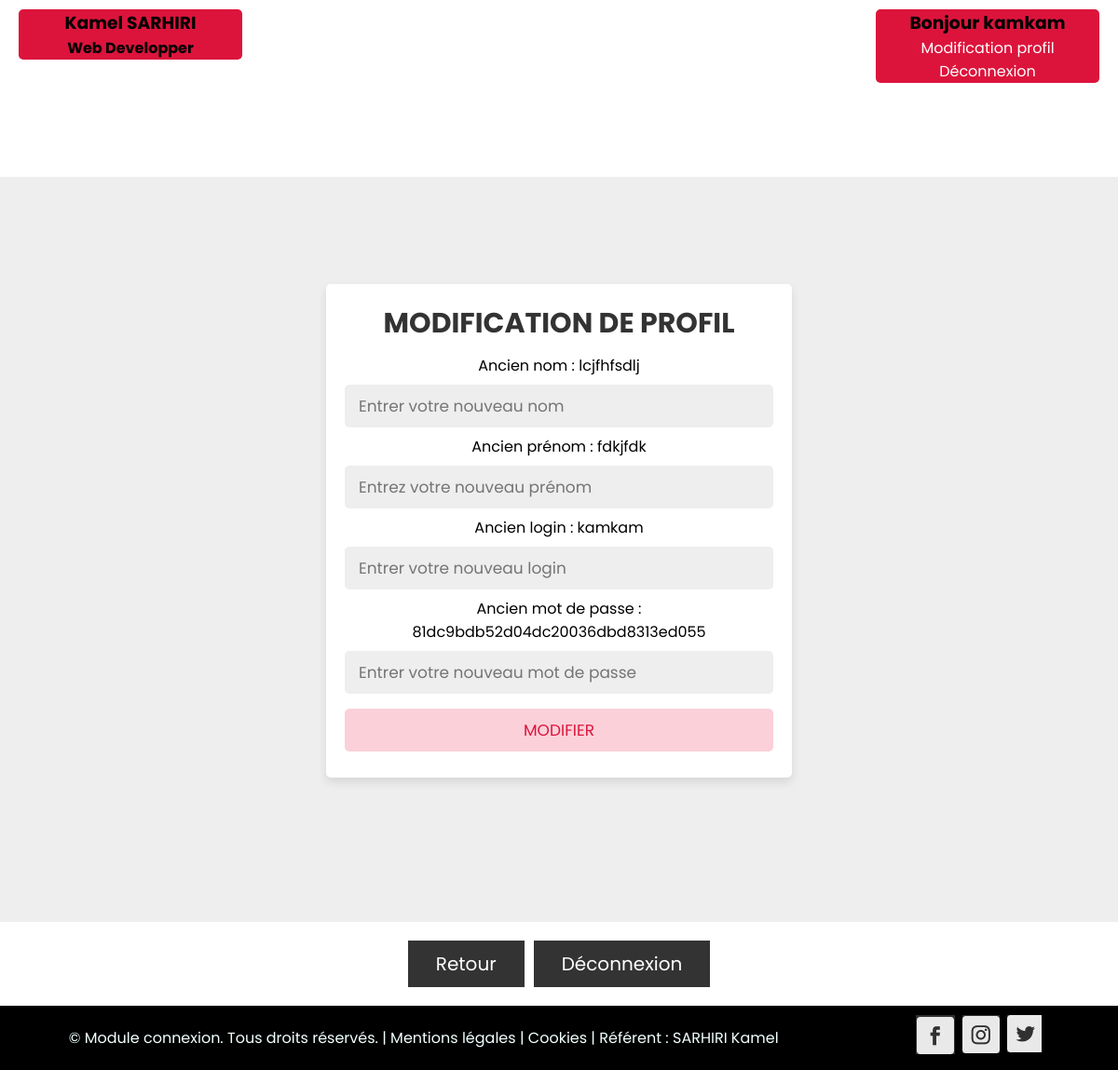
Screenshot of /update_profileadmin.php (signed in) with the database file from the repository.
### tables this page shows
CREATE TABLE IF NOT EXISTS `utilisateurs2` (
  `id` int(11) NOT NULL AUTO_INCREMENT,
  `login` varchar(255) NOT NULL,
  `prenom` varchar(255) NOT NULL,
  `nom` varchar(255) NOT NULL,
  `password` varchar(255) NOT NULL,
  `usertype` varchar(255) NOT NULL DEFAULT 'user',
  PRIMARY KEY (`id`)
);

### update_profileadmin.php (the view, shortened to what this page needs)
<?php
@include 'config.php';
$select = "SELECT * FROM utilisateurs2 WHERE login = '".$_SESSION['admin_name']."'";
    $result = mysqli_query($conn, $select);
    if(mysqli_num_rows($result) > 0){
    $row = mysqli_fetch_assoc($result);
}
?>
<!DOCTYPE html>
<html lang="fr">
<head>
    <link rel="stylesheet" href="style2.css" media="screen" type="text/css" />
</head>
<body>
    <header>
        <div class="container">
            <div id="left">
                <h3>Kamel SARHIRI</h3>
                <h4>Web Developper</h4>
            </div>
            <div id="right">
                <?php
                    if (isset($_GET['deconnexion'])){
                        if($_GET['deconnexion']==true){
                            session_unset();
                            header('Location: Index.php');
                        }
                    }
                    else if(isset($_SESSION['admin_name'])){
                        $user = $_SESSION['admin_name'];
                        echo "<div id='center'>
                                <h3>Bonjour $user</h3>
                            </div>";
                        if ($user != 'admin') {
                            echo "<nav>
                                <ul>
                                    <li><a class='a_head'href='update_profile.php'>Modification profil</a></li>
                                    <li><a class='a_head' href='logout.php'>Déconnexion</a></li>
                                </ul>
                            </nav>";
                        }
                    }
                ?>
            </div>
        </div>
    </header>
    <br>
    <br>
    <br>
    <br>
    <br>
    <br>
    <div class="form-container">
        <form action="" method="post" enctype="multipart/form-data">
            <h3>Modification de profil</h3>
            <span>Ancien nom : </span><?php echo "$row[nom]"?>
            <input type="text" name="name" value="" placeholder="Entrer votre nouveau nom">
            <span>Ancien prénom : </span><?php echo "$row[prenom]"?>
            <input type="text" name="lastname" value="" placeholder="Entrez votre nouveau prénom">
            <span>Ancien login : </span><?php echo "$row[login]"?>
            <input type="text" name="login" value="" placeholder="Entrer votre nouveau login">
             <span>Ancien mot de passe : </span><?php echo "$row[password]"?>
            <input type="password" name="cpassword" value="" placeholder="Entrer votre nouveau mot de passe">
            <input type="submit" name="submit" value="Modifier" class="form-btn">
        </form>
    </div>
    <div class="container">
            <div class=content>
                <a href="admin_page.php" class="btn">Retour</a>
            </div>
            <div class=content>
                <a href="logout.php" class="btn">Déconnexion</a>
            </div>
        </div>
        <footer class="footer_2" style="padding-top: 10px; padding-bottom: 10px">
        <div>
            <p>
                © Module connexion. Tous droits réservés. | Mentions légales | Cookies |
                Référent  : SARHIRI Kamel
            </p>
        </div>
        <div>
            <ul class="reseaux">
                <li>
                    <a
                        href="https://www.facebook.com/ksarhi"
                        title="Suivez sur Facebook"
                        target="_blank"
                    >
                        <img
                        loading="lazy"
                        src="footer-picto-facebook.jpg"
                        alt="Suivez sur Facebook"
                        title="Suivez sur Facebook"
                        height="auto"
                        width="auto"
                        />
                    </a>
                </li>
                <li>
                    <a
                        href="https://www.instagram.com/kamelsarhi/"
                        title="Suivez sur Instagram"
                        target="_blank"
                    >
                        <img
                        src="footer-picto-instagram.jpg"
                        alt="Suivez sur Instagram"
                        title="Suivez sur Instagram"
                        height="auto"
                        width="auto"
                        />
                    </a>
                </li>
                <li>
                    <a
                        href="https://twitter.com/fcbarcelona_fra"
                        title="Suivez sur Twitter"
                        target="_blank"
                    >
                        <img
                        loading="lazy"
                        src="footer-picto-twitter.jpg"
                        alt="Suivez sur Twitter"
                        title="Suivez sur Twitter"
                        height="auto"
                        width="auto"
                        />
                    </a>
                </li>
            </ul>
        </div>
    </footer>
</body>
</html>

### style2.css (style rules this page uses)
* { margin: 0; padding: 0; box-sizing: border-box; outline: none; border: none; font-family: "Poppins", sans-serif; }
.container { display: flex; align-items: center; justify-content: center; padding: 20px; }
.container .content { text-align: center; }
.container .content .btn { display: inline-block; padding: 10px 30px; font-size: 20px; background: #333; color: #fff; margin: 0 5px; text-decoration: none; text-transform: capitalize; }
.form-container { min-height: 100vh; display: flex; align-items: center; justify-content: center; padding: 20px; padding-bottom: 60px; background: #eee; }
.form-container form { padding: 20px; border-radius: 5px; box-shadow: 0 5px 10px rgba(0, 0, 0, 0.1); background: #fff; text-align: center; width: 500px; }
.form-container form h3 { font-size: 30px; text-transform: uppercase; margin-bottom: 10px; color: #333; }
.form-container form input, .form-container form select { width: 100%; padding: 10px 15px; margin: 8px 0; font-size: 17px; background: #eee; border-radius: 5px; }
.form-container form .form-btn { background: #fbd0d9; color: crimson; text-transform: uppercase; text-transform: capitalize font-size: 20px; cursor: pointer; }
#left { background: crimson; width: 20%; position: absolute; top: 10px; left: 10px; margin-left: 10px; border-radius: 5px; text-align: center; }
#right { background: crimson; width: 20%; position: absolute; top: 10px; right: 10px; margin-right: 10px; border-radius: 5px; text-align: center; }
#right a { color: #fff; text-decoration: none; }
#right ul { list-style: none; }
.footer_2 { display: flex; flex-flow: row wrap; justify-content: space-around; align-items: center; background-color: #000000; color: #f2ffff; padding-top: 2%; padding-bottom: 2%; }
.reseaux { display: flex; flex-flow: row wrap; justify-content: center; list-style-type: none; }
.reseaux a { margin-right: 8px; }

### rows the page displays
utilisateurs2: nom "lcjfhfsdlj", prenom "fdkjfdk", login "kamkam", password "81dc9bdb52d04dc20036dbd8313ed055"

### other values shown
$user "kamkam"
